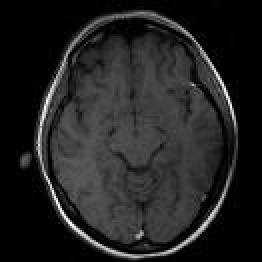
%> input picture chanvese_me/brain.jpg, 131 x 131 px (shown 2 times larger)
$ octave Main.m   (GNU Octave 9; MATLAB toolbox functions it lacks are replaced by stand-ins)
%> lines starting %> are read from the running program, lines starting %| are printed output that depends on the picture
im = imread('brain.jpg');
%> im is the input picture: size 131x131x3 uint8; mean R, G, B 34, 34, 34
im2 = imread('flowers.jpg');
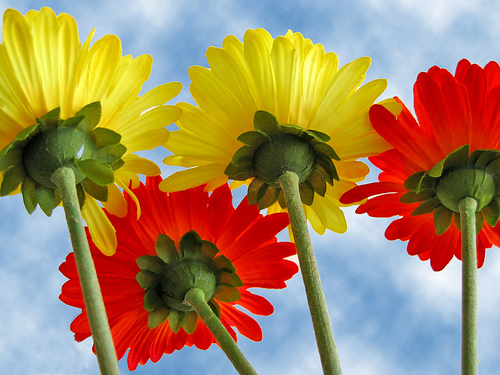
%> input picture chanvese_me/flowers.jpg, 500 x 375 px
%> im2 is the input picture: size 375x500x3 uint8; mean R, G, B 164.5, 134.9, 95.4
im3 = imread('r06aug97.erdak.10--1---2.png');
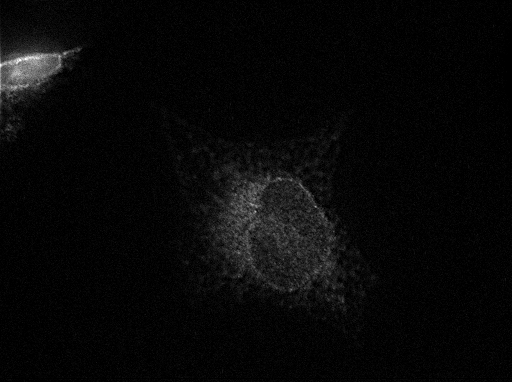
%> input picture chanvese_me/r06aug97.erdak.10--1---2.png, 512 x 382 px
%> im3 is the input picture: size 382x512 uint16; min 0, max 66, mean 2.1
% imshow(im3);
im3 = double(im3)/255;
%> im3: size 382x512 double
im3 = imadjust(im3, [0 0.15], []);
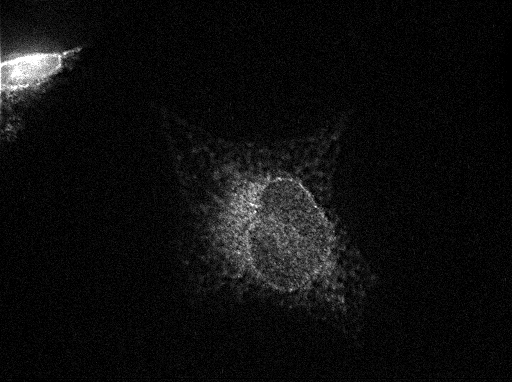
%> im3: size 382x512 double; min 0, max 1, mean 0.0558
im3 = im3 * 255;
imshow(im3, 'displayrange', [0 255]);

% seg1 = chanvese_me(im, 400, 0.5, 0.5, 'hand');
% seg2 = chanvese_me(im2, 400, 0.5, 0.5, 'auto', 'large');
% seg3 = chanvese_me(im3, 400, 0.5, 0.5, 'auto', 'large');
